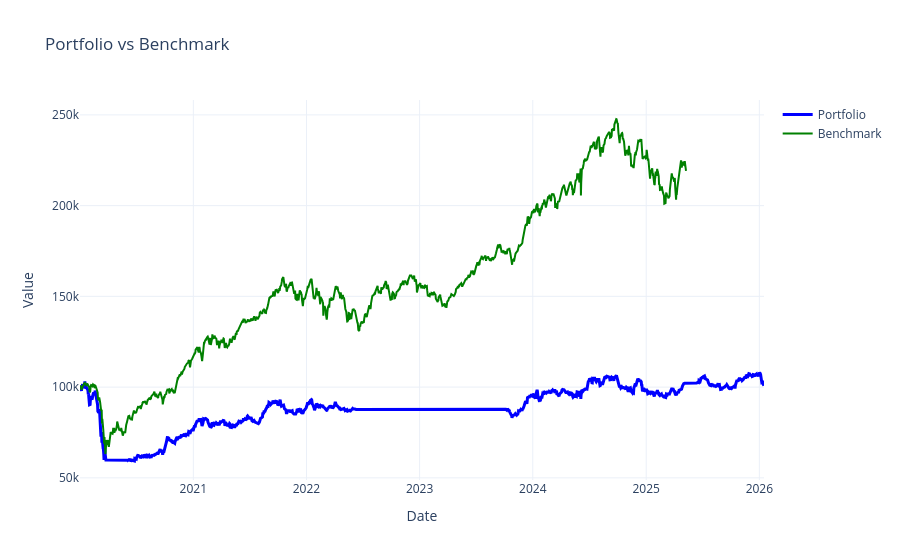

Source (notebook cell):
### Code cell
import plotly.graph_objects as go
import plotly.io as pio
benchmark_df = pd.read_csv('src/benchmark.csv', index_col=0, parse_dates=True)
benchmark_df=benchmark_df[START_DATE:END_DATE]#HERE ALSO IF UPDATED DATE IN "backtest()"
no_of_stocks = 100000 / benchmark_df['close'].iloc[0]
benchmark_df['close'] = benchmark_df['close'] * no_of_stocks
stats_eq = pf.stats()
eq_curve = pf.value()
eq_curve=eq_curve[START_DATE:END_DATE]
fig = go.Figure()

fig.add_trace(go.Scatter(
    x=eq_curve.index,
    y=eq_curve.values,
    mode='lines',
    name='Portfolio',
    line=dict(color='blue', width=3)
))
fig.add_trace(go.Scatter(
    x=benchmark_df.index,
    y=benchmark_df.iloc[:, 0],  # assumes benchmark is in first column
    mode='lines',
    name='Benchmark',
    line=dict(color='green', width=2)
))
fig.update_layout(
    title='Portfolio vs Benchmark',
    xaxis_title='Date',
    yaxis_title='Value',
    template='plotly_white'
)

fig.show()

### Figure 1 — Plotly figure (JSON) as saved in the notebook; plotly's stock layout.template omitted (floating-point values rounded to 4 significant figures; data arrays with more than 128 entries replaced by an {"elided": "..."} marker saying what was removed)
{"data": [{"line": {"color": "blue", "width": 3}, "mode": "lines", "name": "Portfolio", "type": "scatter", "x": {"elided": "1502 str values"}, "y": {"elided": "1502 float values"}}, {"line": {"color": "green", "width": 2}, "mode": "lines", "name": "Benchmark", "type": "scatter", "x": {"elided": "1329 str values"}, "y": {"elided": "1329 float values"}}], "layout": {"title": {"text": "Portfolio vs Benchmark"}, "xaxis": {"title": {"text": "Date"}}, "yaxis": {"title": {"text": "Value"}}}}
